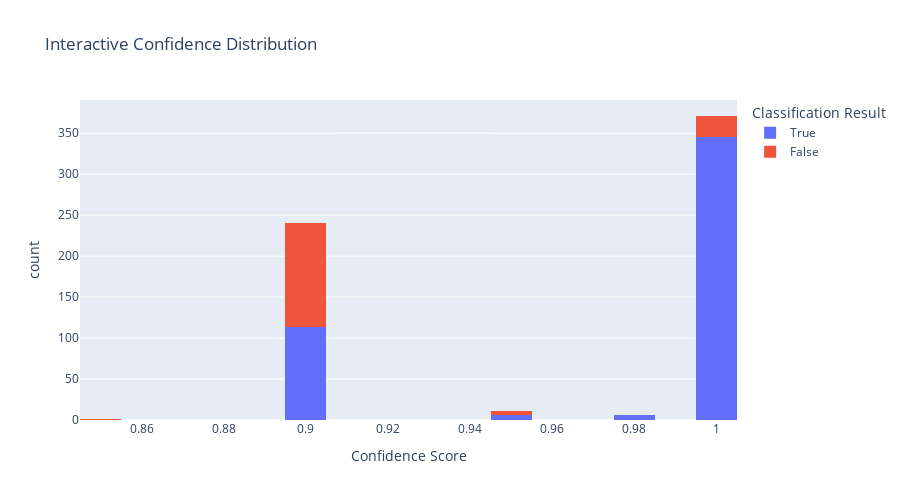
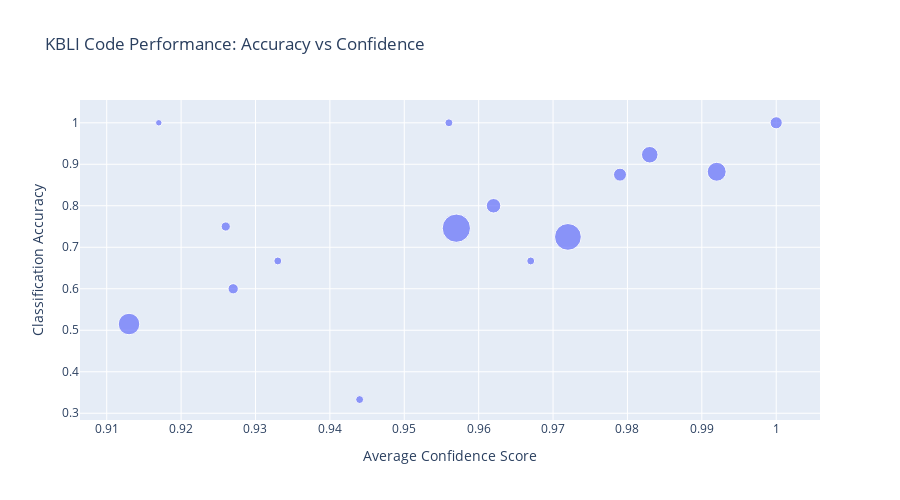
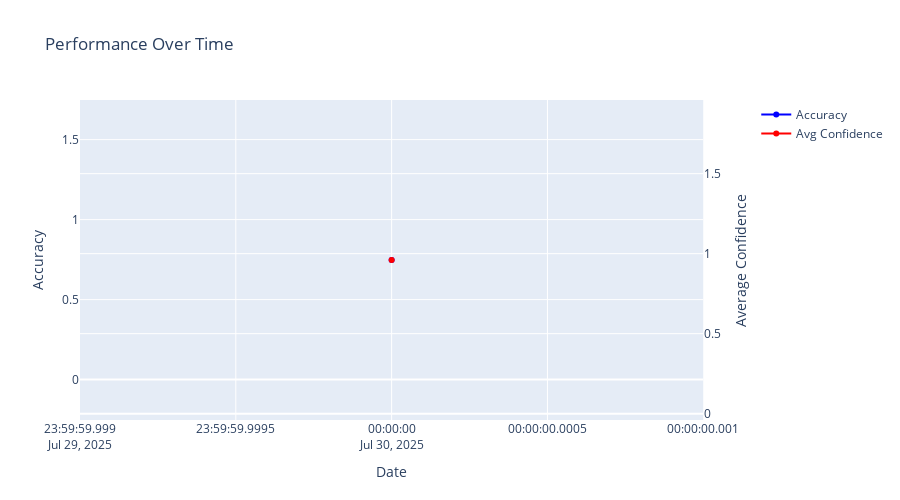

Here is the notebook cell these charts were saved with, in order:
### Code cell
### 6.3 Interactive Visualizations with Plotly

if 'df' in locals():
    print("Creating interactive visualizations...")
    
    # 1. Interactive confidence distribution by model and correctness
    fig_conf = px.histogram(df, x='confidence_score', color='is_correct', 
                           facet_col='model' if df['model'].nunique() > 1 else None,
                           title='Interactive Confidence Distribution',
                           labels={'is_correct': 'Classification Result',
                                  'confidence_score': 'Confidence Score'},
                           nbins=25)
    fig_conf.update_layout(height=500)
    fig_conf.show()
    
    # 2. KBLI Code performance analysis (top 15 codes)
    top_codes = df['kbli_code'].value_counts().head(15).index
    kbli_summary = df[df['kbli_code'].isin(top_codes)].groupby('kbli_code').agg({
        'is_correct': ['count', 'mean'],
        'confidence_score': 'mean'
    }).round(3)
    
    kbli_summary.columns = ['Total_Predictions', 'Accuracy', 'Avg_Confidence']
    kbli_summary = kbli_summary.reset_index()
    
    fig_kbli = px.scatter(kbli_summary, x='Avg_Confidence', y='Accuracy', 
                         size='Total_Predictions', hover_data=['kbli_code'],
                         title='KBLI Code Performance: Accuracy vs Confidence',
                         labels={'Avg_Confidence': 'Average Confidence Score',
                                'Accuracy': 'Classification Accuracy'})
    fig_kbli.update_layout(height=500)
    fig_kbli.show()
    
    # 3. Time series analysis (if timestamp available)
    if 'timestamp' in df.columns and df['timestamp'].notna().sum() > 0:
        df_time = df.copy()
        df_time['hour'] = df_time['timestamp'].dt.hour
        df_time['date'] = df_time['timestamp'].dt.date
        
        # Performance over time
        daily_performance = df_time.groupby('date').agg({
            'is_correct': 'mean',
            'confidence_score': 'mean',
            'uuid': 'count'
        }).reset_index()
        daily_performance.columns = ['Date', 'Accuracy', 'Avg_Confidence', 'Count']
        
        fig_time = make_subplots(specs=[[{"secondary_y": True}]])
        
        fig_time.add_trace(
            go.Scatter(x=daily_performance['Date'], y=daily_performance['Accuracy'],
                      name='Accuracy', line=dict(color='blue')),
            secondary_y=False,
        )
        
        fig_time.add_trace(
            go.Scatter(x=daily_performance['Date'], y=daily_performance['Avg_Confidence'],
                      name='Avg Confidence', line=dict(color='red')),
            secondary_y=True,
        )
        
        fig_time.update_xaxes(title_text="Date")
        fig_time.update_yaxes(title_text="Accuracy", secondary_y=False)
        fig_time.update_yaxes(title_text="Average Confidence", secondary_y=True)
        fig_time.update_layout(title_text="Performance Over Time", height=500)
        
        fig_time.show()
    
    print("Interactive visualizations completed!")
else:
    print("Data not available for interactive visualization.")

### Figure 1 — Plotly figure (JSON) as saved in the notebook; plotly's stock layout.template omitted (floating-point values rounded to 4 significant figures; data arrays with more than 128 entries replaced by an {"elided": "..."} marker saying what was removed)
{"data": [{"bingroup": "x", "hovertemplate": "Classification Result=True<br>Confidence Score=%{x}<br>count=%{y}<extra></extra>", "legendgroup": "True", "marker": {"color": "#636efa", "pattern": {"shape": ""}}, "name": "True", "nbinsx": 25, "orientation": "v", "showlegend": true, "type": "histogram", "x": {"elided": "471 float values"}, "xaxis": "x", "yaxis": "y"}, {"bingroup": "x", "hovertemplate": "Classification Result=False<br>Confidence Score=%{x}<br>count=%{y}<extra></extra>", "legendgroup": "False", "marker": {"color": "#EF553B", "pattern": {"shape": ""}}, "name": "False", "nbinsx": 25, "orientation": "v", "showlegend": true, "type": "histogram", "x": {"elided": "159 float values"}, "xaxis": "x", "yaxis": "y"}], "layout": {"barmode": "relative", "height": 500, "legend": {"title": {"text": "Classification Result"}, "tracegroupgap": 0}, "title": {"text": "Interactive Confidence Distribution"}, "xaxis": {"anchor": "y", "domain": [0, 1], "title": {"text": "Confidence Score"}}, "yaxis": {"anchor": "x", "domain": [0, 1], "title": {"text": "count"}}}}

### Figure 2 — Plotly figure (JSON) as saved in the notebook; plotly's stock layout.template omitted (floating-point values rounded to 4 significant figures)
{"data": [{"customdata": [["10130"], ["10211"], ["10213"], ["10219"], ["10391"], ["10392"], ["10421"], ["10431"], ["10437"], ["10631"], ["10710"], ["10721"], ["10722"], ["10740"], ["10750"]], "hovertemplate": "Average Confidence Score=%{x}<br>Classification Accuracy=%{y}<br>Total_Predictions=%{marker.size}<br>kbli_code=%{customdata[0]}<extra></extra>", "legendgroup": "", "marker": {"color": "#636efa", "size": [9, 15, 9, 6, 24, 21, 102, 30, 9, 39, 114, 9, 51, 12, 66], "sizemode": "area", "sizeref": 0.285, "symbol": "circle"}, "mode": "markers", "name": "", "orientation": "v", "showlegend": false, "type": "scatter", "x": [0.967, 0.927, 0.956, 0.917, 0.979, 1.0, 0.972, 0.962, 0.933, 0.983, 0.957, 0.944, 0.992, 0.926, 0.913], "xaxis": "x", "y": [0.667, 0.6, 1.0, 1.0, 0.875, 1.0, 0.725, 0.8, 0.667, 0.923, 0.746, 0.333, 0.882, 0.75, 0.515], "yaxis": "y"}], "layout": {"height": 500, "legend": {"itemsizing": "constant", "tracegroupgap": 0}, "title": {"text": "KBLI Code Performance: Accuracy vs Confidence"}, "xaxis": {"anchor": "y", "domain": [0, 1], "title": {"text": "Average Confidence Score"}}, "yaxis": {"anchor": "x", "domain": [0, 1], "title": {"text": "Classification Accuracy"}}}}

### Figure 3 — Plotly figure (JSON) as saved in the notebook; plotly's stock layout.template omitted (floating-point values rounded to 4 significant figures)
{"data": [{"line": {"color": "blue"}, "name": "Accuracy", "type": "scatter", "x": ["2025-07-30"], "xaxis": "x", "y": [0.7476], "yaxis": "y"}, {"line": {"color": "red"}, "name": "Avg Confidence", "type": "scatter", "x": ["2025-07-30"], "xaxis": "x", "y": [0.9604], "yaxis": "y2"}], "layout": {"height": 500, "title": {"text": "Performance Over Time"}, "xaxis": {"anchor": "y", "domain": [0, 0.94], "title": {"text": "Date"}}, "yaxis": {"anchor": "x", "domain": [0, 1], "title": {"text": "Accuracy"}}, "yaxis2": {"anchor": "x", "overlaying": "y", "side": "right", "title": {"text": "Average Confidence"}}}}
